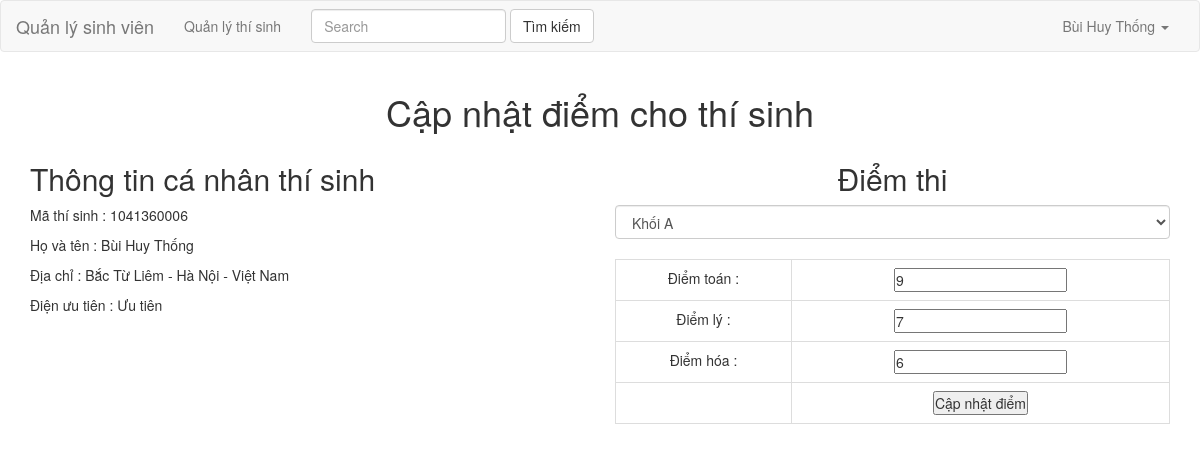
The page /index.php?controller=score&action=score&id=1041360006 on the database its author committed.
### tables this page shows
CREATE TABLE `manage_student_students` (
  `id` int(20) NOT NULL,
  `fullname` varchar(100) NOT NULL,
  `address` varchar(255) NOT NULL,
  `prioritize` int(1) NOT NULL
);

CREATE TABLE `manage_student_score` (
  `id` int(11) NOT NULL,
  `score1` int(2) NOT NULL,
  `score2` int(2) NOT NULL,
  `score3` int(2) NOT NULL,
  `class_id` int(11) NOT NULL,
  `students_id` int(20) NOT NULL
);

### Lib/Base_View.php (called while the page is built)
<?php
class View {
    public function render($name){
        require_once 'View/' . $name . ".php";
    }
}

### Lib/Base_Model.php (called while the page is built, shortened)
<?php
class Model {
   public function __construct() {
       try {
          $this->conn = new PDO("mysql:host=localhost;dbname=manage_student",DATABASE_USER,DATABASE_PASS);
        }
        catch(PDOException $e){
            echo "Connection failed: " . $e->getMessage();
        }
   }
}

### Model/IndexModel.php (called while the page is built, shortened)
<?php
class IndexModel extends Model {
	public function getOneStudent($row, $condition){
		$this->sql = "SELECT * FROM `$row` WHERE $condition";
	    $stmt = $this->conn->prepare($this->sql);
	    $stmt->setFetchMode(PDO::FETCH_OBJ);
	      $stmt->execute();
	      while($row = $stmt->fetch()){
	        $data[] = $row;
	      }
	    if(!empty($data)){
	      return $data[0];
	    }else{
	    	return null;
	    }
	}
}

### Model/ScoreModel.php (called while the page is built, shortened)
<?php
class ScoreModel extends Model {
	public function getOneScore($row, $condition){
		$this->sql = "SELECT * FROM `$row` WHERE $condition";
	    $stmt = $this->conn->prepare($this->sql);
	    $stmt->setFetchMode(PDO::FETCH_OBJ);
	      $stmt->execute();
	      while($row = $stmt->fetch()){
	        $data[] = $row;
	      }
	      if(!empty($data[0])){
	      	 return $data[0];
	      	}else{
	      		return null;
	      	}
	}
}

### View/score.php (the view, shortened to what this page needs)
<?php require_once 'header.php' ?>
	<div class="container">
		<div class="row">
			<h1 class="text-center">Cập nhật điểm cho thí sinh</h1>
			<div class="col-sm-6">
				<h2>Thông tin cá nhân thí sinh</h2>
				<p><span>Mã thí sinh : </span><?php echo $this->data->id ?></p>
				<p><span>Họ và tên : </span><?php echo $this->data->fullname ?></p>
				<p><span>Địa chỉ : </span><?php echo $this->data->address ?></p>
				<p><span>Điện ưu tiên : </span><?php echo ($this->data->prioritize) == 1 ? "Ưu tiên" : "Không ưu tiên" ?></p>
			</div>
			<div class="col-sm-6 text-center">
				<h2>Điểm thi</h2>
				<form method="POST" action="index.php?controller=score&action=setScore&student=<?php echo $this->data->id ?>">
					<?php
						$table1Select = null;
						$score11 = null;
						$score12 = null;
						$score13 = null;
						if(isset($this->score)){
							if($this->score->class_id == 1){
								$table1Select = 'selected';
								$score11 = $this->score->score1;
								$score12 = $this->score->score2;
								$score13 = $this->score->score3;
							}else if ($this->score->class_id == 2 ){
								$table2Select = 'selected';
								$score21 = $this->score->score1;
								$score22 = $this->score->score2;
								$score23 = $this->score->score3;
							}else{
								$table3Select = 'selected';
								$score31 = $this->score->score1;
								$score32 = $this->score->score2;
								$score33 = $this->score->score3;
							}
						}
					 ?>
					<select class="form-control" name="class" onchange="changeClass(this.value)">
					  <option value="table1" <?php echo $table1Select ?>>Khối A</option>
					</select>
					<br>
				<table class="table table-bordered" id="table1">
					<tr>
						<td>Điểm toán : </td>
						<td><input type="number" name="score11" placeholder="Nhập điểm toán" value="<?php echo $score11 ?>"></td>
					</tr>
					<tr>
						<td>Điểm lý : </td>
						<td><input type="number" name="score12" placeholder="Nhập điểm lý" value="<?php echo $score12 ?>"></td>
					</tr>
					<tr>
						<td>Điểm hóa : </td>
						<td><input type="number" name="score13" placeholder="Nhập điểm hóa" value="<?php echo $score13 ?>"></td>
					</tr>
					<tr>
						<td></td>
						<td><input type="submit" name="submit" value="Cập nhật điểm"></td>
					</tr>
				</table>
			</form>
			</div>
		</div>
	</div>
<?php require_once 'footer.php' ?>

### public/style.css (style rules this page uses)
* { margin: 0; padding: 0; }

### rows shown on the page
manage_student_students: id "1041360006", fullname "Bùi Huy Thống", address "Bắc Từ Liêm - Hà Nội - Việt Nam"
manage_student_score: score11 "9", score12 "7", score13 "6"
